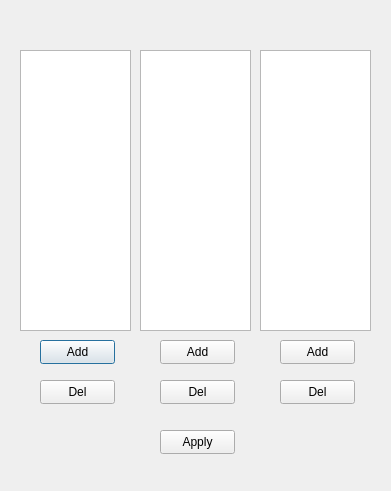
<?xml version="1.0" encoding="UTF-8"?>
<ui version="4.0">
 <class>FilterDialog</class>
 <widget class="QDialog" name="FilterDialog">
  <property name="geometry">
   <rect>
    <x>0</x>
    <y>0</y>
    <width>391</width>
    <height>491</height>
   </rect>
  </property>
  <property name="windowTitle">
   <string>Dialog</string>
  </property>
  <widget class="QListWidget" name="lstInputFilter">
   <property name="geometry">
    <rect>
     <x>20</x>
     <y>50</y>
     <width>111</width>
     <height>281</height>
    </rect>
   </property>
  </widget>
  <widget class="QListWidget" name="lstDatabaseOutputFilter">
   <property name="geometry">
    <rect>
     <x>140</x>
     <y>50</y>
     <width>111</width>
     <height>281</height>
    </rect>
   </property>
  </widget>
  <widget class="QListWidget" name="lstGraphicInputFilter">
   <property name="geometry">
    <rect>
     <x>260</x>
     <y>50</y>
     <width>111</width>
     <height>281</height>
    </rect>
   </property>
  </widget>
  <widget class="QPushButton" name="AddInputFilter">
   <property name="geometry">
    <rect>
     <x>40</x>
     <y>340</y>
     <width>75</width>
     <height>24</height>
    </rect>
   </property>
   <property name="text">
    <string>Add</string>
   </property>
  </widget>
  <widget class="QPushButton" name="DelInputFilter">
   <property name="geometry">
    <rect>
     <x>40</x>
     <y>380</y>
     <width>75</width>
     <height>24</height>
    </rect>
   </property>
   <property name="text">
    <string>Del</string>
   </property>
  </widget>
  <widget class="QPushButton" name="DelDataVaseOutputFilter">
   <property name="geometry">
    <rect>
     <x>160</x>
     <y>380</y>
     <width>75</width>
     <height>24</height>
    </rect>
   </property>
   <property name="text">
    <string>Del</string>
   </property>
  </widget>
  <widget class="QPushButton" name="AddDataBaseOutputFilter">
   <property name="geometry">
    <rect>
     <x>160</x>
     <y>340</y>
     <width>75</width>
     <height>24</height>
    </rect>
   </property>
   <property name="text">
    <string>Add</string>
   </property>
  </widget>
  <widget class="QPushButton" name="DelGraphicInputFilter">
   <property name="geometry">
    <rect>
     <x>280</x>
     <y>380</y>
     <width>75</width>
     <height>24</height>
    </rect>
   </property>
   <property name="text">
    <string>Del</string>
   </property>
  </widget>
  <widget class="QPushButton" name="AddGraphicInputFilter">
   <property name="geometry">
    <rect>
     <x>280</x>
     <y>340</y>
     <width>75</width>
     <height>24</height>
    </rect>
   </property>
   <property name="text">
    <string>Add</string>
   </property>
  </widget>
  <widget class="QPushButton" name="pushButton">
   <property name="geometry">
    <rect>
     <x>160</x>
     <y>430</y>
     <width>75</width>
     <height>24</height>
    </rect>
   </property>
   <property name="text">
    <string>Apply</string>
   </property>
  </widget>
  <widget class="QwtTextLabel" name="HWFilterText">
   <property name="geometry">
    <rect>
     <x>20</x>
     <y>10</y>
     <width>111</width>
     <height>31</height>
    </rect>
   </property>
  </widget>
  <widget class="QwtTextLabel" name="DBFilterText">
   <property name="geometry">
    <rect>
     <x>140</x>
     <y>10</y>
     <width>111</width>
     <height>31</height>
    </rect>
   </property>
  </widget>
  <widget class="QwtTextLabel" name="GraphicFilterText">
   <property name="geometry">
    <rect>
     <x>260</x>
     <y>10</y>
     <width>111</width>
     <height>31</height>
    </rect>
   </property>
  </widget>
 </widget>
 <customwidgets>
  <customwidget>
   <class>QwtTextLabel</class>
   <extends>QFrame</extends>
   <header>qwt_text_label.h</header>
  </customwidget>
 </customwidgets>
 <resources/>
 <connections/>
</ui>
